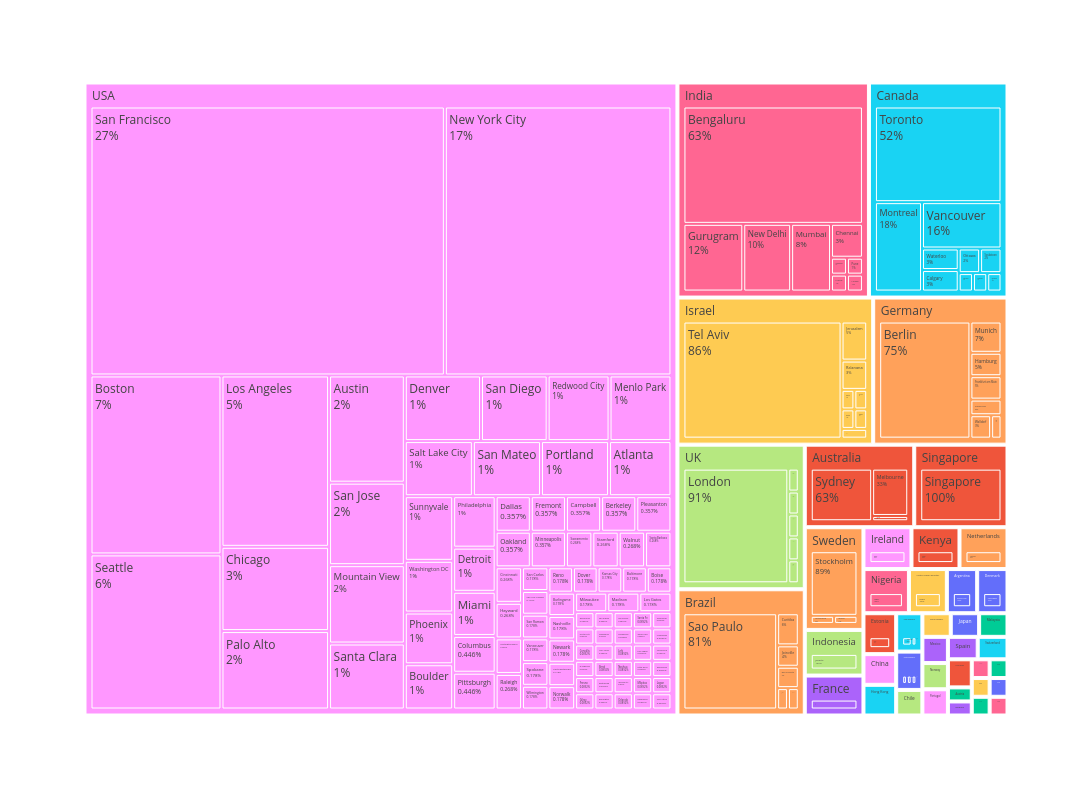

The cell this chart's notebook holds for it:
### Markdown cell above
**Treemap charts**

This code imports the pandas and plotly.express libraries and shows the same data as above and the second treemap filters the DataFrame gr_cat to include only rows where the country is the USA, storing the result in usa_df. It then creates a treemap from this filtered DataFrame, setting the width to 1280 pixels and the height to 800 pixels. The treemap displays the hierarchy based on Country and Location_HQ, with each segment sized according to the size column and colored by Location_HQ. The trace information is updated to show both the label and the percentage of the parent segment. Finally, the treemap is displayed using fig.show().

### Code cell
fig = px.treemap(gr_cat, width=1280, height=800,
                 path=["Country","Location_HQ"], values='size',
                 color='Country')
fig.update_traces(textinfo="label+percent parent")
fig.show()

### Figure 1 — Plotly figure (JSON) as saved in the notebook; plotly's stock layout.template omitted (floating-point values rounded to 4 significant figures; data arrays with more than 128 entries replaced by an {"elided": "..."} marker saying what was removed)
{"data": [{"branchvalues": "total", "customdata": {"elided": "226x1 str values"}, "domain": {"x": [0, 1], "y": [0, 1]}, "hovertemplate": "labels=%{label}<br>size=%{value}<br>parent=%{parent}<br>id=%{id}<br>Country=%{customdata[0]}<extra></extra>", "ids": {"elided": "226 str values"}, "labels": {"elided": "226 str values"}, "marker": {"colors": {"elided": "226 str values"}}, "name": "", "parents": {"elided": "226 str values"}, "textinfo": "label+percent parent", "type": "treemap", "values": {"elided": "226 float values"}}], "layout": {"height": 800, "legend": {"tracegroupgap": 0}, "margin": {"t": 60}, "width": 1280}}
